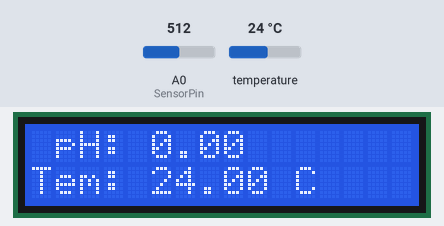
Recording of a sketch running on a simulated ESP8266 (NodeMCU). Parts: 16×2 character LCD. The inputs (shaded band) are chosen by the test bench; at power-on: temperature 24 °C, A0 (SensorPin) = 512. What the sketch prints to the serial monitor is not drawn.

Above: at 1.4 s.
1.5 s: temperature set to 12 °C
At 4.3 s:
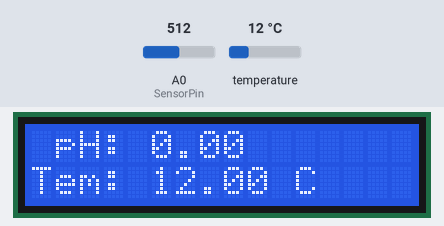
7.9 s: A0 (SensorPin) set to 716
At 12.4 s:
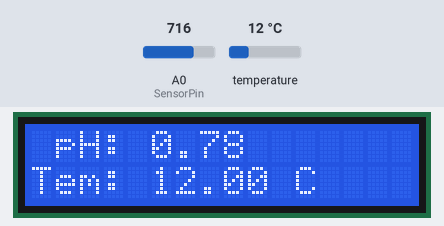
16.2 s: temperature set to 19 °C
At 18.7 s:
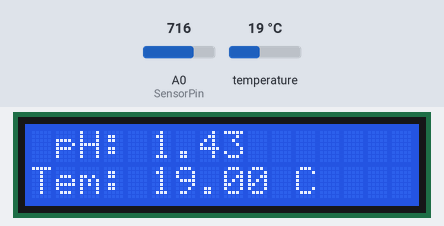
21.9 s: A0 (SensorPin) set to 900
At 26.9 s:
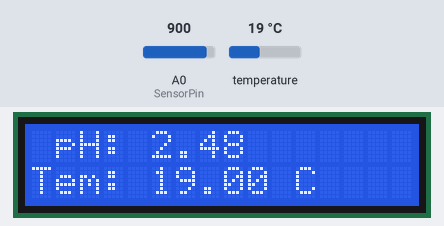
30.2 s: temperature set to 28 °C
At 32.0 s:
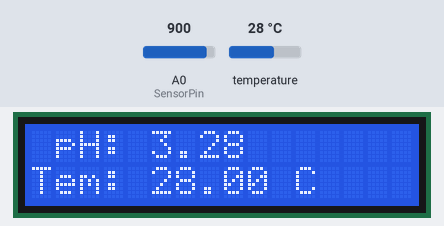
35.9 s: A0 (SensorPin) set to 1023
At 41.3 s:
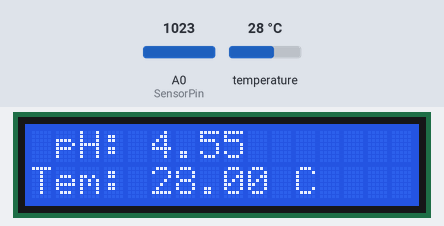
Timing chart, 0 to 42.8 s (numbered marks = the images above; inputs shaded):
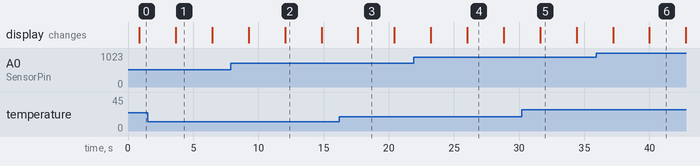

Measured:
- after the input at 1.5 s, the display: changes after 2.2 s (image 1)
- what the display in image 1 shows lasts 2.8 s, from 3.7 s to 6.5 s

The sketch:

Project.ino
```cpp
#include <Wire.h>
#include <OneWire.h>
#include <DallasTemperature.h>
#include <LiquidCrystal_I2C.h>

#define ONE_WIRE_BUS D5

OneWire oneWire(ONE_WIRE_BUS);
DallasTemperature sensors(&oneWire);
LiquidCrystal_I2C lcd(0x27, 16, 2);

float Celsius = 0;
#define SensorPin A0            //pH meter Analog output to Arduino Analog Input 0
#define Offset 0.00            //deviation compensate
#define samplingInterval 20
#define printInterval 800
#define ArrayLenth  40    //times of collection
int pHArray[ArrayLenth];   //Store the average value of the sensor feedback
int pHArrayIndex = 0;


void setup(void)
{
  sensors.begin();
  Serial.begin(115200);
  Serial.println("pH meter experiment!");    //Test the serial monitor
  // LCD
  lcd.begin();
  lcd.backlight();
}
void loop(void)
{
  sensors.requestTemperatures();
  Celsius = sensors.getTempCByIndex(0);

  static unsigned long samplingTime = millis();
  static unsigned long printTime = millis();
  static float pHValue, voltage;
  if (millis() - samplingTime > samplingInterval)
  {
    pHArray[pHArrayIndex++] = analogRead(SensorPin);
    if (pHArrayIndex == ArrayLenth)pHArrayIndex = 0;
    voltage = avergearray(pHArray, ArrayLenth) * 5.0 / 1024;
    pHValue = 3.5 * voltage + Offset;
    samplingTime = millis();
  }
  if (millis() - printTime > printInterval)  //Every 800 milliseconds, print a numerical, convert the state of the LED indicator
  {
    Serial.print("Voltage:");
    Serial.print(voltage, 2);
    Serial.print("    pH value: ");
    Serial.print(pHValue, 2);
    Serial.print("    Tem value: ");
    Serial.print(Celsius);
    Serial.print(" C  ");
    Serial.println();
    printTime = millis();
  }

  lcd.setCursor(0, 0);
  lcd.print(" pH:     ");
  lcd.setCursor(5, 0);
  lcd.print(pHValue);
  lcd.setCursor(0, 1);
  lcd.print("Tem:     ");
  lcd.setCursor(5, 1);
  lcd.print(Celsius);
  lcd.setCursor(11, 1);
  lcd.print("C");
  delay(2000);
}


double avergearray(int* arr, int number) {
  int i;
  int max, min;
  double avg;
  long amount = 0;
  if (number <= 0) {
    Serial.println("Error number for the array to avraging!/n");
    return 0;
  }
  if (number < 5) { //less than 5, calculated directly statistics
    for (i = 0; i < number; i++) {
      amount += arr[i];
    }
    avg = amount / number;
    return avg;
  } else {
    if (arr[0] < arr[1]) {
      min = arr[0]; max = arr[1];
    }
    else {
      min = arr[1]; max = arr[0];
    }
    for (i = 2; i < number; i++) {
      if (arr[i] < min) {
        amount += min;      //arr<min
        min = arr[i];
      } else {
        if (arr[i] > max) {
          amount += max;  //arr>max
          max = arr[i];
        } else {
          amount += arr[i]; //min<=arr<=max
        }
      }//if
    }//for
    avg = (double)amount / (number - 2);
  }//if
  return avg;
}
```
